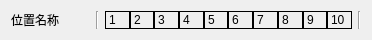
<?xml version="1.0" encoding="UTF-8"?>
<ui version="4.0">
 <class>Form</class>
 <widget class="QWidget" name="Form">
  <property name="geometry">
   <rect>
    <x>0</x>
    <y>0</y>
    <width>372</width>
    <height>38</height>
   </rect>
  </property>
  <property name="windowTitle">
   <string>Form</string>
  </property>
  <property name="styleSheet">
   <string notr="true"/>
  </property>
  <layout class="QGridLayout" name="gridLayout" columnstretch="113,0,355,0">
   <item row="0" column="0">
    <widget class="QLabel" name="lblName">
     <property name="text">
      <string>位置名称</string>
     </property>
    </widget>
   </item>
   <item row="0" column="2">
    <layout class="QHBoxLayout" name="horizontalLayout">
     <property name="spacing">
      <number>0</number>
     </property>
     <item>
      <widget class="QLabel" name="lblPos1">
       <property name="minimumSize">
        <size>
         <width>18</width>
         <height>0</height>
        </size>
       </property>
       <property name="styleSheet">
        <string notr="true">QLabel {
	border: 1px solid black;  
	text-align: center;
}</string>
       </property>
       <property name="text">
        <string>1</string>
       </property>
      </widget>
     </item>
     <item>
      <widget class="QLabel" name="lblPos2">
       <property name="minimumSize">
        <size>
         <width>18</width>
         <height>0</height>
        </size>
       </property>
       <property name="styleSheet">
        <string notr="true">QLabel {
	border: 1px solid black;  
	text-align: center;
}</string>
       </property>
       <property name="text">
        <string>2</string>
       </property>
      </widget>
     </item>
     <item>
      <widget class="QLabel" name="lblPos3">
       <property name="minimumSize">
        <size>
         <width>18</width>
         <height>0</height>
        </size>
       </property>
       <property name="styleSheet">
        <string notr="true">QLabel {
	border: 1px solid black;  
	text-align: center;
}</string>
       </property>
       <property name="text">
        <string>3</string>
       </property>
      </widget>
     </item>
     <item>
      <widget class="QLabel" name="lblPos4">
       <property name="minimumSize">
        <size>
         <width>18</width>
         <height>0</height>
        </size>
       </property>
       <property name="styleSheet">
        <string notr="true">QLabel {
	border: 1px solid black;  
	text-align: center;
}</string>
       </property>
       <property name="text">
        <string>4</string>
       </property>
      </widget>
     </item>
     <item>
      <widget class="QLabel" name="lblPos5">
       <property name="minimumSize">
        <size>
         <width>18</width>
         <height>0</height>
        </size>
       </property>
       <property name="styleSheet">
        <string notr="true">QLabel {
	border: 1px solid black;  
	text-align: center;
}</string>
       </property>
       <property name="text">
        <string>5</string>
       </property>
      </widget>
     </item>
     <item>
      <widget class="QLabel" name="lblPos6">
       <property name="minimumSize">
        <size>
         <width>18</width>
         <height>0</height>
        </size>
       </property>
       <property name="styleSheet">
        <string notr="true">QLabel {
	border: 1px solid black;  
	text-align: center;
}</string>
       </property>
       <property name="text">
        <string>6</string>
       </property>
      </widget>
     </item>
     <item>
      <widget class="QLabel" name="lblPos7">
       <property name="minimumSize">
        <size>
         <width>18</width>
         <height>0</height>
        </size>
       </property>
       <property name="styleSheet">
        <string notr="true">QLabel {
	border: 1px solid black;  
	text-align: center;
}</string>
       </property>
       <property name="text">
        <string>7</string>
       </property>
      </widget>
     </item>
     <item>
      <widget class="QLabel" name="lblPos8">
       <property name="minimumSize">
        <size>
         <width>18</width>
         <height>0</height>
        </size>
       </property>
       <property name="styleSheet">
        <string notr="true">QLabel {
	border: 1px solid black;  
	text-align: center;
}</string>
       </property>
       <property name="text">
        <string>8</string>
       </property>
      </widget>
     </item>
     <item>
      <widget class="QLabel" name="lblPos9">
       <property name="minimumSize">
        <size>
         <width>18</width>
         <height>0</height>
        </size>
       </property>
       <property name="styleSheet">
        <string notr="true">QLabel {
	border: 1px solid black;  
	text-align: center;
}</string>
       </property>
       <property name="text">
        <string>9</string>
       </property>
      </widget>
     </item>
     <item>
      <widget class="QLabel" name="lblPos10">
       <property name="minimumSize">
        <size>
         <width>18</width>
         <height>0</height>
        </size>
       </property>
       <property name="styleSheet">
        <string notr="true">QLabel {
	border: 1px solid black;  
}</string>
       </property>
       <property name="text">
        <string>10</string>
       </property>
      </widget>
     </item>
    </layout>
   </item>
   <item row="0" column="1">
    <widget class="Line" name="line">
     <property name="orientation">
      <enum>Qt::Vertical</enum>
     </property>
    </widget>
   </item>
   <item row="0" column="3">
    <widget class="Line" name="line_2">
     <property name="orientation">
      <enum>Qt::Vertical</enum>
     </property>
    </widget>
   </item>
  </layout>
 </widget>
 <resources/>
 <connections/>
</ui>
